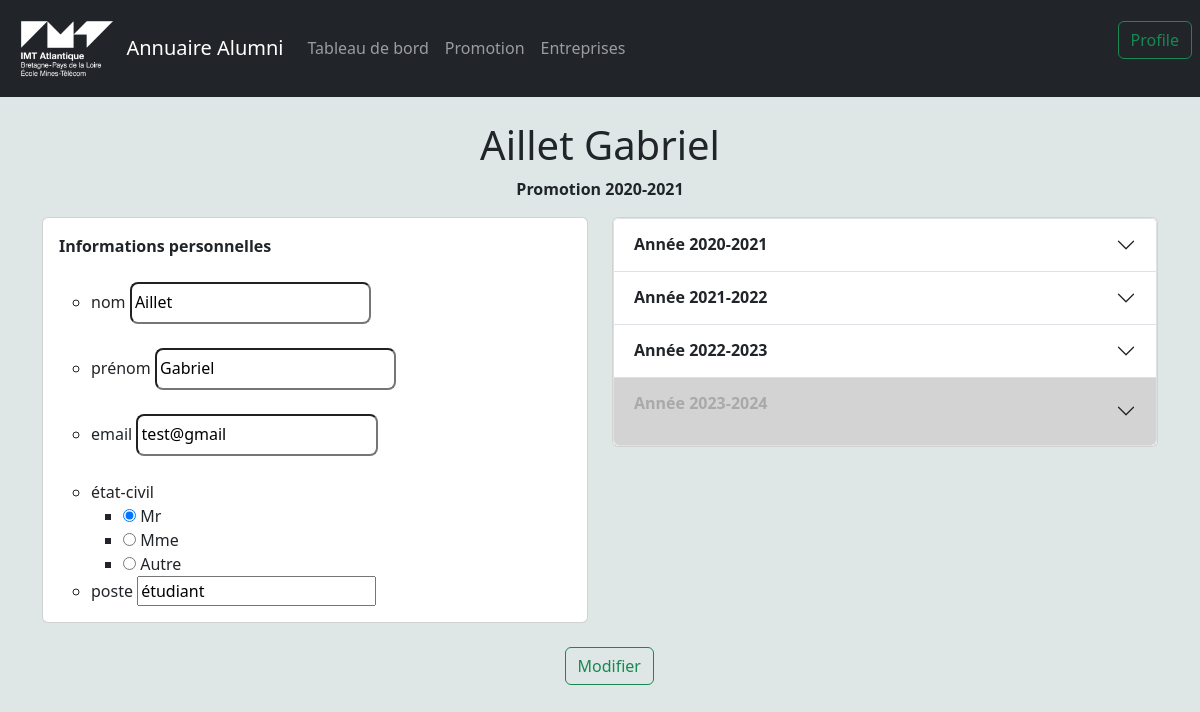
The page /Gabriel/edit/1 on the database its author committed.
### database/models.py (models this page shows)
class student(db.Model):
    student_id = db.Column('id', db.Integer, primary_key=True)
    name = db.Column(db.Text)
    surname = db.Column(db.Text)

class class_prom(db.Model):
    student_id = db.Column(db.Integer, db.ForeignKey('student.id'), primary_key=True)
    year = db.Column(db.Integer)

class profile(db.Model):
    student_id = db.Column('id', db.Integer, primary_key=True)
    email = db.Column(db.Text)
    etat_civil = db.Column(db.Text)
    post = db.Column(db.Text)

### app.py (the view)
@app.route("/<string:name>/edit/<string:TafCode>",methods=["GET", "POST"])
def editTaf(name,TafCode):
    if(name == "Admin"):
        Taf = getIdTafByCode(TafCode)
        if(Taf != None):
            if flask.request.method == 'GET':
                TafForm = TafFormWithDescription(name=Taf.name, code=Taf.code, description=Taf.description)
                return render_template('TafEdit.html',name=name, Taf=Taf, TafForm=TafForm,id=0)
            if flask.request.method == 'POST':
                TafForm = TafFormWithDescription()
                if(TafForm.validate_on_submit()):
                    changeTaf(TafForm,Taf)
                    return redirect(url_for("ShowTaf",name=name,TafCode=TafForm.code.data,id=0))
                return render_template('TafEdit.html',name=name, Taf=Taf, TafForm=TafForm,id=0)

### Forms/Forms.py
class ProfileEtudiantForm(FlaskForm):
    student_id = IntegerField()
    name = StringField('codeyesr')
    surname = StringField('code')
    email = StringField('code')
    etat_civil = RadioField('code',choices=[('Mr', 'Mr'), ('Mme', 'Mme'), ('Autre', 'Autre')])
    post = StringField('code')
    taf1 = RadioField('code',choices=[],default="pas de taf",validators=[InputRequired(message="Please enter taf1")])
    year = IntegerField('Year')
    taf2 = RadioField('code', choices=[],default="pas de taf",validators=[InputRequired(message="Please enter taf2")])
    taf3 = RadioField('code', choices=[],default="pas de taf",validators=[InputRequired(message="Please enter taf3")])
    taf4 = RadioField('code', choices=[],default="pas de taf",validators=[InputRequired(message="Please enter taf4")])

### database/querys/Get.py (called while the page is built)
def getStudentById(idStudent):
    Student = student.query.filter_by(student_id=idStudent).first()
    return Student

def getTadOfStudentByStudentId(idStudent):
    StudentTaf = taf_student.query.filter_by(student_id=idStudent).all()
    Tafids = []
    for i in range(len(StudentTaf)):
        Tafids += [taf.query.filter_by(taf_id = StudentTaf[i].taf_id).first()]
    return Tafids

def getClassProm(idStudent):
    ClassProm = class_prom.query.filter_by(student_id=idStudent).first()
    return ClassProm

def getProfileByIdStudent(IdStudent):
    print(IdStudent)
    Profile = profile.query.filter_by(student_id = IdStudent).first()
    return Profile

def getTafCode():
    taflist = []
    Taf = taf.query.all()
    for i in range(len(Taf)):
        taflist += [(Taf[i].code,Taf[i].code)]
    return taflist+[("pas de taf","pas de taf")]

### templates/ChangePersonnaleData.jinja2 (shortened to what this page needs)
<html>
<head>
<link href="https://cdn.jsdelivr.net/npm/bootstrap@5.3.0-alpha1/dist/css/bootstrap.min.css"
      rel="stylesheet"
>
    {% import 'accordion_year.jinja2' as ay %}
    {% import 'navBar.jinja2' as nav %}
</head>
<body style="background-color:#dee7e6;">
<header>
            {{ nav.renderNavBar(name,id) }}
</header>
<ul class="container">
    <form action="{{url_for("changeClientInfo",name=name, id=id)}}" method="post">
    <div class="row">
        <div class="col-12">
            <br>
            <h1 class="text-center">{{ Student.name }} {{ Student.surname }}</h1>
            <p class="text-center">
        <strong>Promotion {{ classProm.year }}-{{classProm.year+1}}</strong>
             </p>
        </div>
    </div>
        <div class="row">
        <div class="col-6 col-md-6">
            <div class="card">
    <div class="card-body">
    <label><strong>Informations personnelles</strong> </label>
    <ul>
        <br>
        <li>
    <label>nom </label>
        {{ formProfile.name(class="form-control-lg") }}
        </li>
        <br>
        <li>
        <label>prénom </label>
        {{ formProfile.surname(class="form-control-lg")}}
        </li>
        <br>
        <li>
        <label for="year">email </label>
        {{ formProfile.email(class="form-control-lg")}}
        </li>
        <br>
        <li>
        <label for="year">état-civil </label>
        {{ formProfile.etat_civil}}
        </li>
        <li>
        <label for="year">poste </label>
        {{ formProfile.post}}
        </li>
    </ul>
</div>
</div></div>
        <div class="col-6 col-md-6"> <div class="card"> <form>
        {{ay.render_accordion(formProfile,classProm.year,currentYear)}}
            </form>
        </div>
        <br>
            </div>
            <div class="container">
              <div class="row justify-content-center">
                <div class="col-1">
                    <br>
                  <input class="btn btn-outline-success" type="submit" value="Modifier">
                </div>
              </div>
            </div>
</form>
</ul>
</body>
</html>

### templates/accordion_year.jinja2 (shortened to what this page needs)
{% macro render_accordion(formProfile,year,yearref) %}
    <div class="accordion" id="accordionExample">
    {{ renderYear(formProfile.taf1,year,yearref) }}
    {{ renderYear(formProfile.taf2,year+1,yearref) }}
    {{ renderYear(formProfile.taf3,year+2,yearref) }}
    {{ renderYear(formProfile.taf4,year+3,yearref) }}
    </div>
{% endmacro %}
{% macro renderYear(tafField,year,yearref) %}
  <div class="accordion-item">
    <h2 class="accordion-header" id="heading{{year}}">
        {% if year >= yearref %}
      <button style="color: darkgray;
                    background-color:lightgrey"
              class="accordion-button collapsed" type="button" data-bs-toggle="collapse" data-bs-target="#collapse{{year}}" aria-expanded="false" aria-controls="collapse{{year}}" disabled>
        <p class="text-center"><strong> Année {{year}}-{{year+1}} </strong></p>
      </button >
        {% else %}<button class="accordion-button collapsed text-center" type="button" data-bs-toggle="collapse" data-bs-target="#collapse{{year}}" aria-expanded="false" aria-controls="collapse{{year}}" >
         <strong>Année {{year}}-{{year+1}}</strong>
      </button>
        {% endif %}
    </h2>
  </div>
{% endmacro %}

### templates/ChangePersonnaleData.jinja2 (style rules this page uses)
.form-control-lg { font-size: 1rem; line-height: 1.2rem; height: 0.5rem; padding: 0.2rem; }

### rows shown on the page
student: name "Aillet", surname "Gabriel"
class_prom: year "2020", classProm.year+1 "2021", year+1 "2021"
profile: email "test@gmail", etat_civil "☑ Mr ☐ Mme ☐ Autre", post "étudiant"

### other values the page prints
{{ year }} "2021 2022"
{{ year+1 }} "2022 2023"
{{ year }} "2023"
{{ year+1 }} "2024"
